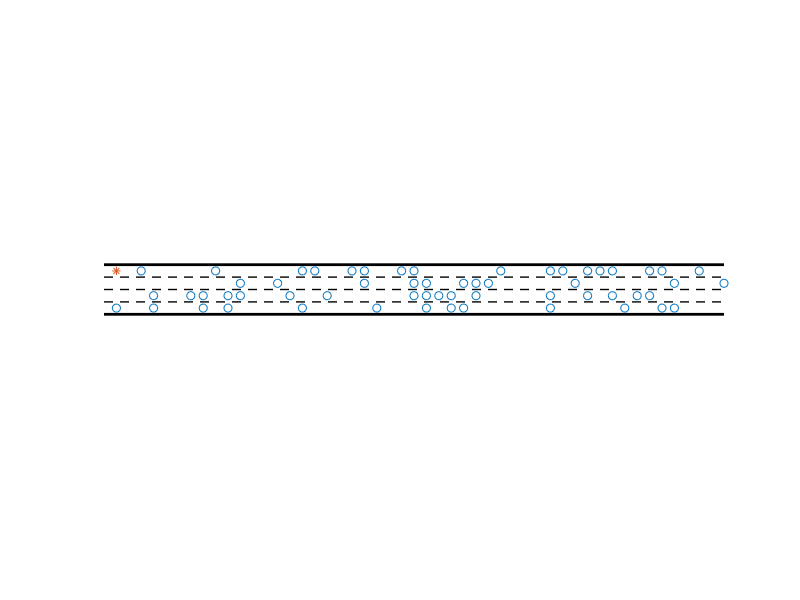

The MATLAB script that drew this image: (Note: this script raises an error after producing the figure.)
% ---------------------------------------------------------------------
% ME 450 – Spring 2023 - Final Project
% Xiangyu Long
% Final Project.m
% 
% mark: the mark number of map nodes
% start: start point
% goal: goal ponit
% weight: the weight of every edges
% crowder: the other moving cars
% carx: the x coordinate of the object
% cary: the y coordinate of the oject
% P: the matrix of motion planning
% cocol: the x coordinate of map nodes
% corow: the y coordiante of map nodes
% mx: the x coordinate of path planning
% my: the y coordiante of path planning
% ---------------------------------------------------------------------
clc
clear variables
close all

% Initialize the environment 
mark=zeros();
start=zeros();
goal=zeros();
weight=zeros();
row=4;
column=50;
nodes=row*column;
count1=0;

% Put the number into mark matrix
for i=1:row
    for j=1:column
        count1=count1+1;
        mark(i,j)=count1;
    end
end

count1=0;
count2=0;
count3=0;

% Establish the map nodes in a weighted graph. 
for i=1:column
    for j=1:row
        if i~=column
            if j==1
                
                count1=count1+1;
                start(count1)=mark(j,i);
                count2=count2+1;
                weight(count2)=2.5;
                count3=count3+1;
                goal(count1)=mark(j,i+1);
                count1=count1+1;
                start(count1)=mark(j,i);
                count2=count2+1;
                weight(count2)=0.5;
                count3=count3+1;
                goal(count1)=mark(j+1,i+1);

            elseif j~=1 && j~=row
                
                count1=count1+1;
                start(count1)=mark(j,i);
                count2=count2+1;
                weight(count2)=2.5;
                count3=count3+1;
                goal(count1)=mark(j-1,i+1);
                count1=count1+1;
                start(count1)=mark(j,i);
                count2=count2+1;
                weight(count2)=1;
                count3=count3+1;
                goal(count1)=mark(j,i+1);
                count1=count1+1;
                start(count1)=mark(j,i);
                count2=count2+1;
                weight(count2)=0.5;
                count3=count3+1;
                goal(count1)=mark(j+1,i+1);

            elseif j==row
                
                count1=count1+1;
                start(count1)=mark(j,i);
                count2=count2+1;
                weight(count2)=2.5;
                count3=count3+1;
                goal(count1)=mark(j-1,i+1);
                count1=count1+1;
                start(count1)=mark(j,i);
                count2=count2+1;
                weight(count2)=0.5;
                count3=count3+1;
                goal(count1)=mark(j,i+1);
            end
        end
    end
end

cocol=zeros();
corow=zeros();
count1=0;
count2=row+1;
carx=1;
cary=row;

% Establish the map nodes
for i=1:row
    count2=count2-1;
    for j=1:column
        count1=count1+1;
        cocol(count1)=j;
        corow(count1)=count2;
    end
end

%Produce the obstacle nodes
obs=80;
crowder=[1 carx];
k=find(crowder==carx);
c=find(crowder>=150);
% Let the obstacles not to coincide with start point
while isempty(k)==0 %|| isempty(c)==0
crowder=sort(randi([1,nodes-1],1,obs));
crowder=unique(crowder);
k=find(crowder==carx);
c=find(crowder>=150);
end

figure;
axis equal;
axis off;

% Draw each lane
hold on;
line([0, column], [4.5, 4.5],'Color','k','lineWidth',2,'lineStyle','-')
line([0, column], [3.5, 3.5],'Color','k','lineWidth',1,'lineStyle','--')
line([0, column], [2.5, 2.5],'Color','k','lineWidth',1,'lineStyle','--')
line([0, column], [1.5, 1.5],'Color','k','lineWidth',1,'lineStyle','--')
line([0, column], [0.5, 0.5],'Color','k','lineWidth',2,'lineStyle','-')

h=plot(cocol(crowder),corow(crowder),'o');
H=plot(carx,cary,'*');

flag1=start;
flag2=goal;
flag3=weight;
flag=zeros();
count1=0; 
%Note the obstacle nodes
for j=1:numel(start)
    for i=1:numel(crowder)
        if start(j)==crowder(i) || goal(j)==crowder(i)
            count1=count1+1;
            flag(count1)=j;
        end
    end
end
% Cancel them in the map nodes
flag1(flag)=[];
flag2(flag)=[];
flag3(flag)=[];

%Generate the shortest path
Goal=max(max(flag1),max(flag2));
Start=carx;
G = graph(flag1,flag2,flag3);
P = shortestpath(G,Start,Goal);

%Portray the shortest path
mx=zeros();
my=zeros();
for k=1:numel(P)
    count1=P(k);
    mx(k)=cocol(count1);
    my(k)=corow(count1);
end

L=line(mx,my,'lineWidth',1,'lineStyle','-.');
trajectory = plot(carx,cary, 'MarkerSize', 20, 'Color', 'red','lineWidth',1,'lineStyle','-');

%To show each step for every iteration
for i=1:100
    
    set(h, 'XData', cocol(crowder), 'YData', corow(crowder));
    set(L,'XData', mx, 'YData', my);
    set(H,'XData', carx, 'YData', cary); 
    set(trajectory, 'XData', [get(trajectory, 'XData'), carx], 'YData', [get(trajectory, 'YData'), cary]);
    pause(0.5);
    
    %Colission detection
    [carx,cary,crowder]=Transitionmodel(carx,cary,mx,my, cocol, corow,crowder);
    
    %Repeat the step about producing new obstacles.
    flag1=start;
    flag2=goal;
    flag3=weight;
    flag=zeros();
    count1=0; 

    for j=1:numel(start)
        for k=1:numel(crowder)
            if start(j)==crowder(k) || goal(j)==crowder(k)
                count1=count1+1;
                flag(count1)=j;
            end
        end
    end

    flag1(flag)=[];
    flag2(flag)=[];
    flag3(flag)=[];
    Goal=max(max(flag1),max(flag2));

    %Update the new start point
    if cary==4 && carx<=50
            Start=mark(1,carx);
        elseif cary==3 && carx<=50
            Start=mark(2,carx);
        elseif cary==2 && carx<=50
            Start=mark(3,carx);
        elseif cary==1 && carx<=50
            Start=mark(4,carx);
    end
    G = graph(flag1,flag2,flag3);
    if cary~=1
        P = shortestpath(G,Start,Goal);
    end  
    
    mx=zeros();
    my=zeros();
    for k=1:numel(P)
        count1=P(k);
        mx(k)=cocol(count1);
        my(k)=corow(count1);
    end
    % In case the reseach point not to exceed the map
    if carx>=50
        carx=50;
        break
    end
end

axis equal;
axis off;

%To show the final results
if carx~=50 && cary~=1
    disp('Failed!');
elseif carx==50 && cary==1
    disp('Success!');
else
    disp('Crushed!');
end


